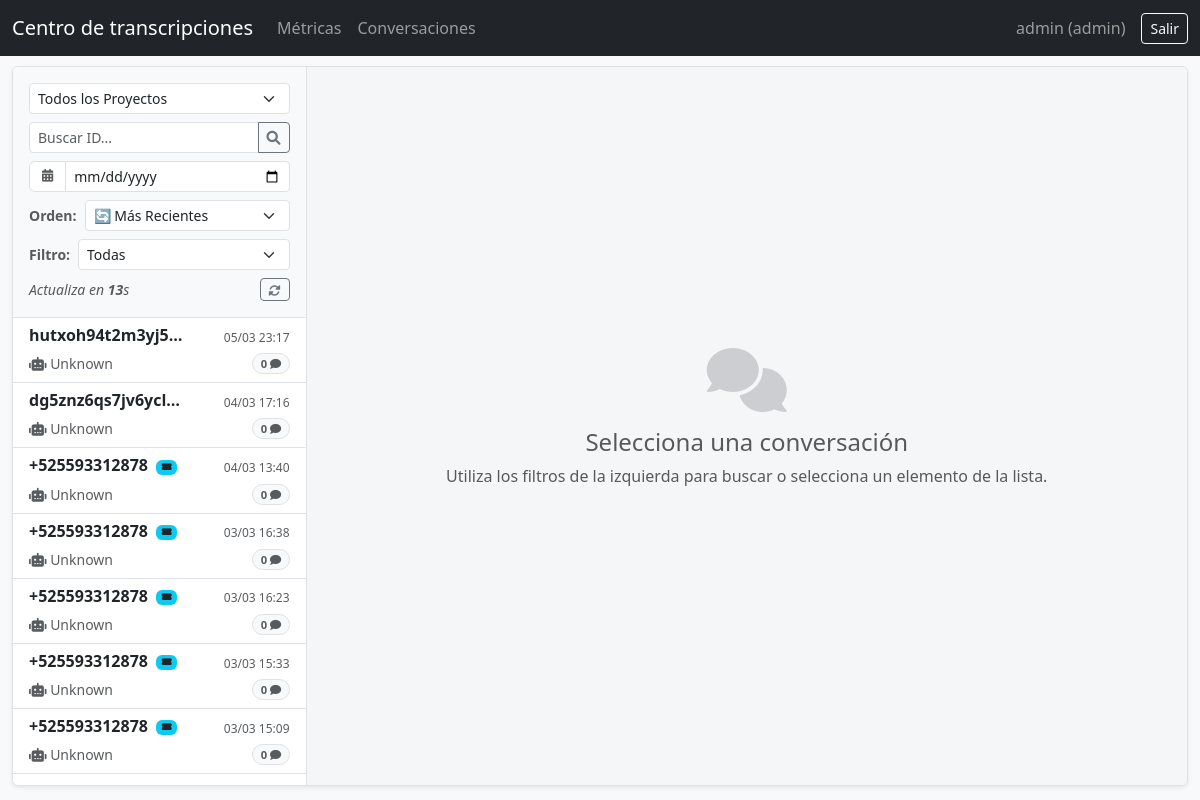
The app's page /index.php?page=chat (signed in) with its own data.
### tables this page shows
CREATE TABLE `sessions` (
  `id` varchar(50) NOT NULL,
  `session_id` varchar(100) DEFAULT NULL,
  `project_id` varchar(50) DEFAULT NULL,
  `created_at` datetime DEFAULT NULL,
  `platform` varchar(50) DEFAULT NULL,
  `duration_sec` int DEFAULT NULL,
  `cost_credits` decimal(15,2) DEFAULT NULL,
  `model_used` varchar(100) DEFAULT NULL,
  `tokens_input` int DEFAULT '0',
  `tokens_output` int DEFAULT '0',
  `tokens_total` int DEFAULT '0',
  `latency_ms` int DEFAULT '0',
  `is_read` tinyint DEFAULT '0',
  `new_messages_count` varchar(100) DEFAULT '0'
);

### controllers/MainController.php (called while the page is built, shortened)
<?php
require_once dirname(__DIR__) . '/config/db.php';
require_once dirname(__DIR__) . '/models/Conversation.php';
class MainController {
    private $convModel;
    public function __construct() {
        $database = new Database();
        $this->convModel = new Conversation($database->getConnection());
    }
    private function getFilterProject() {
        $user = $_SESSION['user'];
        if ($user['role'] === 'admin') {
            return $_GET['project_id'] ?? null;
        }
        return $user['assigned_project_id'];
    }
    public function chatViewer() {
        $projectId = $this->getFilterProject();
        $search = $_GET['search'] ?? '';
        $sort = $_GET['sort'] ?? 'DESC';
        $dateFilter = $_GET['date'] ?? '';
        $filterType = $_GET['estado'] ?? '';
        $sessions = $this->convModel->getSessions($projectId, $search, $sort, $dateFilter, $filterType);
        $selectedSessionId = $_GET['session_id'] ?? null;
        include dirname(__DIR__) . '/views/chat_viewer.php';
    }
}
?>

### config/db.php (called while the page is built, shortened)
<?php
class Database {
    private $host = "localhost";
    private $port = "3306";
    private $db_name = "voiceflow";
    private $username = "root";
    private $password = "Melco154.,";
    public function getConnection() {
        $this->conn = null;
        try {
            $dsn = "mysql:host=" . $this->host . ";port=" . $this->port . ";dbname=" . $this->db_name . ";charset=utf8mb4";
            $this->conn = new PDO($dsn, $this->username, $this->password);
            $this->conn->setAttribute(PDO::ATTR_ERRMODE, PDO::ERRMODE_EXCEPTION);
        } catch(PDOException $exception) {
            echo "Error de conexión: " . $exception->getMessage();
        }
        return $this->conn;
    }
}
?>

### models/Conversation.php (called while the page is built, shortened)
<?php
class Conversation {
    private $conn;
    public function __construct($db) {
        $this->conn = $db;
    }
    public function getSessions($project_id = null, $search = '', $sortParam = 'DESC', $dateFilter = '', $filterType = '') {
        switch ($sortParam) {
            case 'DESC':
            default:
                $orderBy = "is_transferencia_activa DESC, s.created_at DESC";
                break;
        }
        $sql = "SELECT
                    s.*,
                    (SELECT COUNT(*) FROM messages m WHERE m.session_table_id COLLATE utf8mb4_general_ci = s.session_id COLLATE utf8mb4_general_ci) as msg_count,
                    (SELECT COUNT(*) FROM messages m2
                     WHERE m2.session_table_id COLLATE utf8mb4_general_ci = s.session_id COLLATE utf8mb4_general_ci
                       AND m2.role = 'tranferencia'
                       AND m2.timestamp >= DATE_SUB(NOW(), INTERVAL 10 MINUTE)
                    ) as is_transferencia_activa,
                    (SELECT COUNT(*) FROM messages m3
                     WHERE m3.session_table_id COLLATE utf8mb4_general_ci = s.session_id COLLATE utf8mb4_general_ci
                       AND m3.role = 'tranferencia'
                    ) as tiene_transferencia,
                    (SELECT COUNT(*) FROM tickets t
                     WHERE t.id_sesion COLLATE utf8mb4_general_ci = s.session_id COLLATE utf8mb4_general_ci
                    ) as tiene_ticket
                FROM sessions s
                WHERE 1=1";
        $sql .= " GROUP BY s.id";
        $sql .= " ORDER BY $orderBy LIMIT 50";
        $stmt = $this->conn->prepare($sql);
        $stmt->execute();
        return $stmt->fetchAll(PDO::FETCH_ASSOC);
    }
}
?>

### views/partials/session_list.php (the view, shortened to what this page needs)
<?php if (empty($sessions)): ?>
    <div class="p-4 text-center text-muted">
        <i class="fas fa-filter fa-2x mb-2 opacity-50"></i><br>
        Sin resultados.
    </div>
<?php else: ?>
    <?php foreach($sessions as $s): ?>
        <?php
            $isActive    = ($selectedSessionId == $s['id']) ? 'active' : '';
            $isTransfAct = ($s['is_transferencia_activa'] ?? 0) > 0;
            $tieneTicket = ($s['tiene_ticket']            ?? 0) > 0;
            $date = date("d/m H:i", strtotime($s['created_at']));
            $url = "index.php?page=chat&session_id={$s['id']}&search=" . urlencode($search ?? '') . "&sort={$sort}&date={$dateFilter}";
            $extraClass = $isTransfAct ? 'transfer-active' : '';
        ?>
        <a href="<?= $url ?>" class="list-group-item list-group-item-action session-item <?= $isActive ?> <?= $extraClass ?>">
            <div class="d-flex w-100 justify-content-between align-items-center">
                <h6 class="mb-1 text-truncate fw-bold" style="max-width: 60%;">
                    <?= htmlspecialchars($s['session_id']) ?>
                    <?php if ($tieneTicket): ?>
                        <span class="badge bg-info text-dark ms-1" style="font-size:0.55rem; vertical-align:middle;" title="Con Ticket"><i class="fas fa-ticket-alt"></i></span>
                    <?php endif; ?>
                </h6>
                <small class="<?= $isActive ? 'text-primary' : 'text-muted' ?>" style="font-size: 0.75rem;"><?= $date ?></small>
            </div>
            <div class="d-flex justify-content-between align-items-center mt-1">
                <p class="mb-0 small text-truncate <?= $isActive ? 'text-dark' : 'text-muted' ?>" style="max-width: 70%;">
                    <i class="fas fa-robot"></i> <?= htmlspecialchars($s['model_used'] ?? '') ?>
                </p>
                <span class="badge <?= $isActive ? 'bg-primary text-white' : 'bg-light text-muted border' ?> rounded-pill" style="font-size: 0.7em;">
                    <?= $s['msg_count'] ?> <i class="fas fa-comment"></i>
                </span>
            </div>
        </a>
    <?php endforeach; ?>
<?php endif; ?>

### records on screen
sessions: session "hutxoh94t2m3yj5…", created_at "05/03 23:17", model_used "Unknown", msg_count "0"
sessions: session "dg5znz6qs7jv6ycl…", created_at "04/03 17:16", model_used "Unknown", msg_count "0"
sessions: session "+525593312878", created_at "04/03 13:40", model_used "Unknown", msg_count "0"
sessions: session "+525593312878", created_at "03/03 16:38", model_used "Unknown", msg_count "0"
sessions: session "+525593312878", created_at "03/03 16:23", model_used "Unknown", msg_count "0"
sessions: session "+525593312878", created_at "03/03 15:33", model_used "Unknown", msg_count "0"
sessions: session "+525593312878", created_at "03/03 15:09", model_used "Unknown", msg_count "0"

### other values on screen
$_SESSION['user']['username'] "admin"
$_SESSION['user']['role'] "admin"
